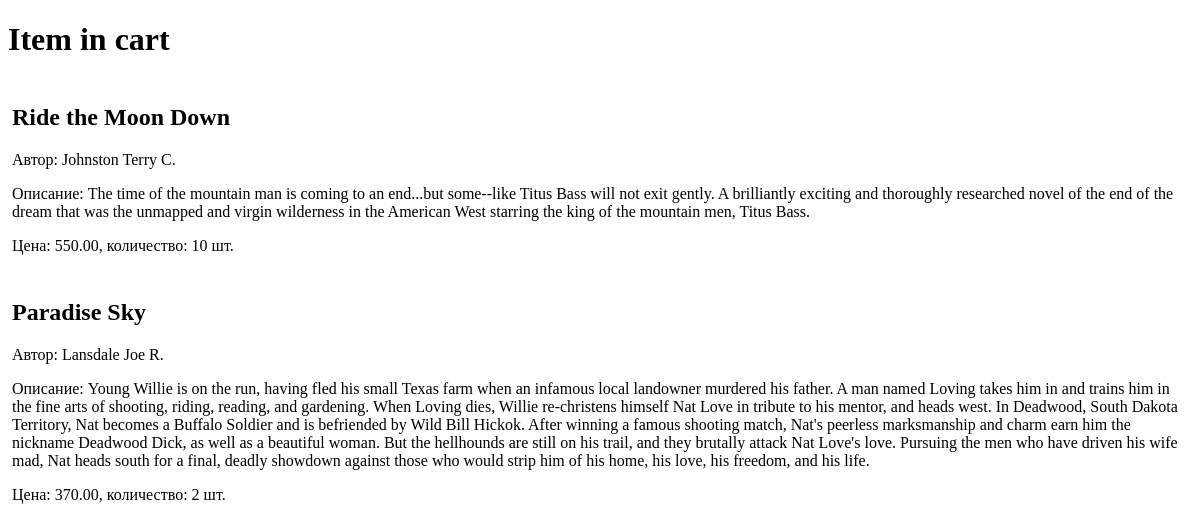
Before: /purchase/ (signed in) with the older database file.
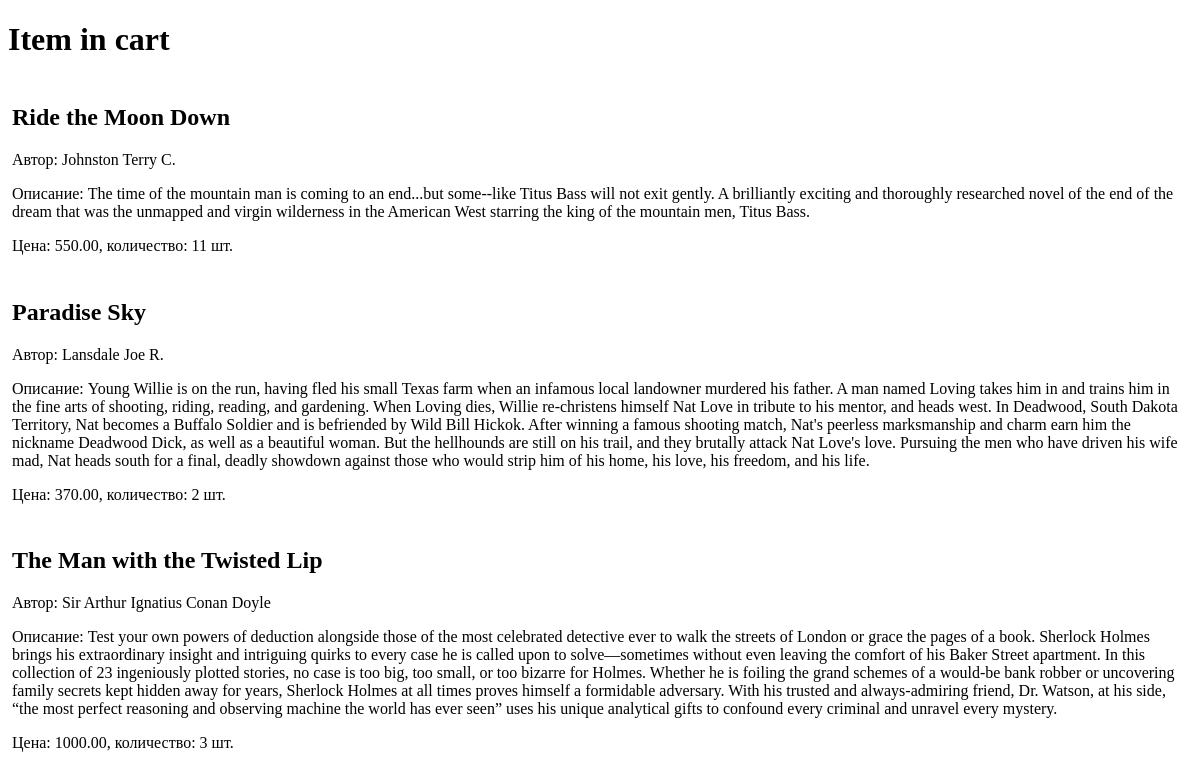
After: the same page with the newer database file.
### user_app/models.py (models this page shows, shortened)
class Product(models.Model):
    category_fk = models.ForeignKey('Category', on_delete=models.CASCADE, default=None, null=True)
    name = models.CharField(max_length=200, default='')
    author = models.CharField(max_length=100, default='')
    description = models.TextField(default='')
    price = models.DecimalField(decimal_places=2, max_digits=6, default=0)
    quantity = models.PositiveIntegerField(default=0)
    is_active = models.BooleanField(default=False)

class Purchase(models.Model):
    customer = models.ForeignKey(User, on_delete=models.CASCADE)
    item = models.ForeignKey(Product, on_delete=models.CASCADE)
    count = models.PositiveIntegerField()

### user_app/views.py (the view)
# urls.py: path('purchase/', views.purchase, name='cart'),
def purchase(request):
    if request.user.username:
        try:
            carts = Purchase.objects.all()
            products = []
            for cart in carts:
                a = []
                product = Product.objects.get(id=cart.item_id)
                a.append(product)
                a.append(cart)
                products.append(a)
            return render(request, 'user_app/purchase.html', {'products': products})
        except:
            return HttpResponse('Cart is Empty')
    else:
        return HttpResponseRedirect('/login/')

### user_app/templates/user_app/purchase.html (shortened to what this page needs)
{% extends 'user_app/base.html' %}
{% block content %}
    <h1>Item in cart</h1>
    <div>
        {% for product, cart in products %}
            <table width="100%" cellspacing="0" cellpadding="4" border="0">
                <tr>
                    <td width="90%">
                        <h2>{{ product.name }}</a></h2>
                        <p>Автор: {{ product.author }}</p>
                        <p>Описание: {{ product.description }}
                        <p><a>Цена: {{ product.price }}, количество: {{ cart.count }} шт.</a></p>
                    </td>
                </tr>
            </table>
        {% endfor %}
    </div>
{% endblock %}

### user_app/templates/user_app/base.html (shortened to what this page needs)
<!doctype html>
<html lang="en">
<head>
</head>
<body>
    <div id="content">
        {% block content %}
        {% endblock %}
    </div>
</body>
</html>

Changed rows visible on the page:
changed through a linked row, Product "Ride the Moon Down": count "10" → "11"
now on this page (row unchanged): Product: name "The Man with the Twisted Lip", author "Sir Arthur Ignatius Conan Doyle", description "Test your own powers of deduction alongside those of the most celebrated detective ever to walk the streets of London or grace the pages of a book. Sherlock Holmes brings his extraordinary insight and intriguing quirks to every case he is called upon to solve—sometimes without even leaving the comfort of his Baker Street apartment. In this collection of 23 ingeniously plotted stories, no case is too big, too small, or too bizarre for Holmes. Whether he is foiling the grand schemes of a would-be bank robber or uncovering family secrets kept hidden away for years, Sherlock Holmes at all times proves himself a formidable adversary. With his trusted and always-admiring friend, Dr. Watson, at…", price "1000.00", count "3"
